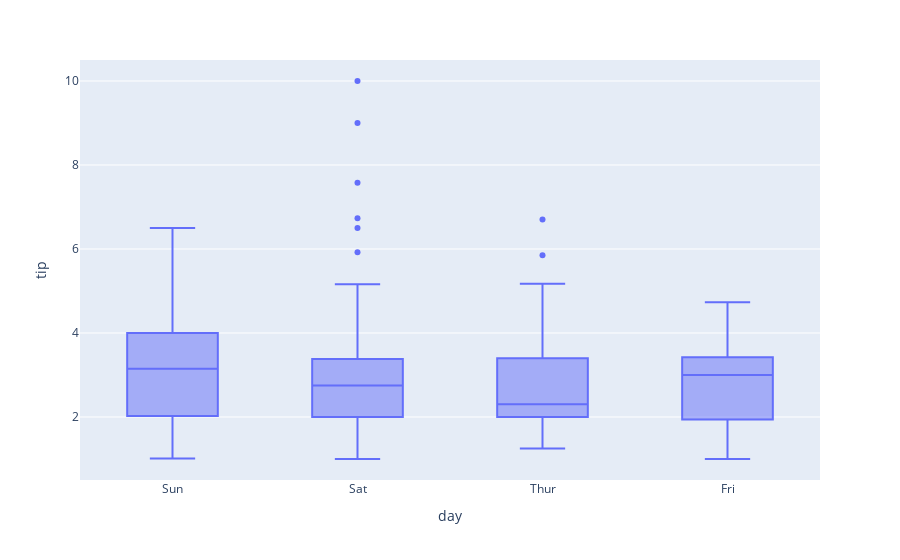

Notebook source saved alongside this figure:
### Markdown cell above
Obvervamos que hay diferencias significativas entre Domingo y sabado y Domingo y jueves. Veamos la gradica de cajas.

### Code cell
px.box(df, y="tip", x="day")

### Figure 1 — Plotly figure (JSON) as saved in the notebook; plotly's stock layout.template omitted (floating-point values rounded to 4 significant figures; data arrays with more than 128 entries replaced by an {"elided": "..."} marker saying what was removed)
{"data": [{"alignmentgroup": "True", "hovertemplate": "day=%{x}<br>tip=%{y}<extra></extra>", "legendgroup": "", "marker": {"color": "#636efa"}, "name": "", "notched": false, "offsetgroup": "", "orientation": "v", "showlegend": false, "type": "box", "x": {"elided": "244 str values"}, "x0": " ", "xaxis": "x", "y": {"elided": "244 float values"}, "y0": " ", "yaxis": "y"}], "layout": {"boxmode": "group", "legend": {"tracegroupgap": 0}, "margin": {"t": 60}, "xaxis": {"anchor": "y", "domain": [0, 1], "title": {"text": "day"}}, "yaxis": {"anchor": "x", "domain": [0, 1], "title": {"text": "tip"}}}}
